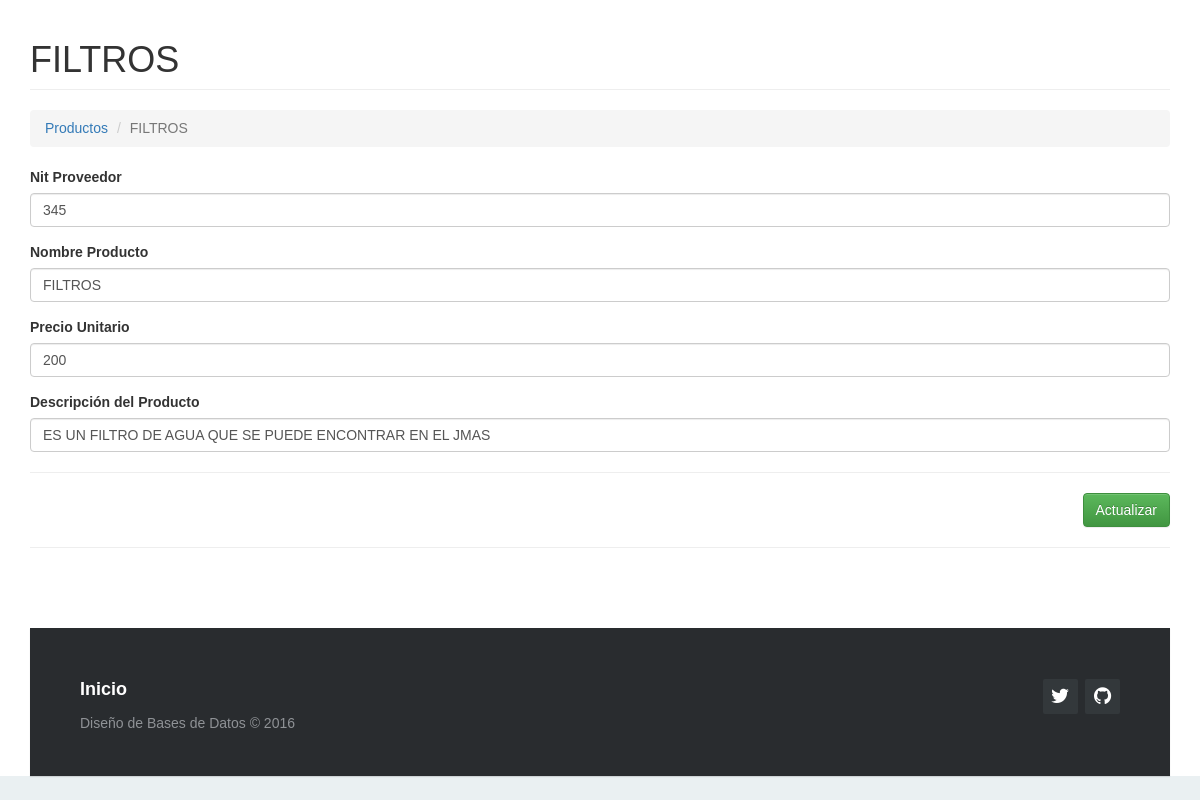
The app's page /?c=producto&a=Crud&idProducto=23 with its own data.
### tables this page shows
CREATE TABLE `producto` (
  `idProducto` int(10) UNSIGNED NOT NULL,
  `nit` varchar(20) NOT NULL,
  `nomprod` varchar(100) NOT NULL,
  `precioU` float NOT NULL,
  `descrip` text DEFAULT NULL
);

### Controller/producto.controller.php (called while the page is built, shortened)
<?php
require_once 'model/producto.php';
class ProductoController{
    private $model;
    public function __CONSTRUCT(){
        $this->model = new producto();
    }
    public function Crud(){
        $prod = new producto();
        if(isset($_REQUEST['idProducto'])){
            $prod = $this->model->Obtener($_REQUEST['idProducto']);
        }
        require_once 'view/header.php';
        require_once 'view/producto/producto-editar.php';
        require_once 'view/footer.php';
    }
}

### Model/database.php (called while the page is built)
<?php
class Database
{
    public static function Conectar()
    {
        $pdo = new PDO('mysql:host=localhost;dbname=mvc_php;charset=utf8', 'root', '');
        $pdo->setAttribute(PDO::ATTR_ERRMODE, PDO::ERRMODE_EXCEPTION);
        return $pdo;
    }
}

### Model/producto.php (called while the page is built, shortened)
<?php
class producto
{
	private $pdo;
	public function __CONSTRUCT()
	{
		try
		{
			$this->pdo = Database::Conectar();
		}
		catch(Exception $e)
		{
			die($e->getMessage());
		}
	}
	public function Obtener($idProducto)
	{
		try
		{
			$stm = $this->pdo->prepare("SELECT * FROM producto WHERE idProducto = ?");
			$stm->execute(array($idProducto));
			return $stm->fetch(PDO::FETCH_OBJ);
		} catch (Exception $e)
		{
			die($e->getMessage());
		}
	}
}

### View/producto/producto-editar.php (the view, shortened to what this page needs)
<h1 class="page-header">
    <?php echo $prod->idProducto != null ? $prod->nomprod : 'Nuevo Registro'; ?>
</h1>
<ol class="breadcrumb">
  <li><a href="?c=producto">Productos</a></li>
  <li class="active"><?php echo $prod->idProducto != null ? $prod->nomprod : 'Nuevo Registro'; ?></li>
</ol>
<form id="frm-producto" action="?c=producto&a=Editar" method="post" enctype="multipart/form-data">
    <div class="form-group">
        <label>Nit Proveedor</label>
        <input type="text" name="nit" value="<?php echo $prod->nit; ?>" class="form-control" placeholder="Ingrese NIT Proveedor" data-validacion-tipo="requerido|min:20" />
    </div>
    <div class="form-group">
        <label>Nombre Producto</label>
        <input type="text" name="nomprod" value="<?php echo $prod->nomprod; ?>" class="form-control" placeholder="Ingrese nombre producto" data-validacion-tipo="requerido|min:100" />
    </div>
    <div class="form-group">
        <label>Precio Unitario</label>
        <input type="text" name="precioU" value="<?php echo $prod->precioU; ?>" class="form-control" placeholder="Ingrese precio unitario" data-validacion-tipo="requerido|min:20" />
    </div>
    <div class="form-group">
        <label>Descripción del Producto</label>
        <input type="text" name="descrip" value="<?php echo $prod->descrip; ?>" class="form-control" placeholder="Ingrese descripción producto" data-validacion-tipo="requerido|min:240" />
    </div>
    <hr />
    <div class="text-right">
        <button class="btn btn-success">Actualizar</button>
    </div>
</form>

### assets/css/demo.css (style rules this page uses)
* { padding:0; margin:0; }
html { background-color: #eaf0f2; }
body { font:14px/1.5 Arial, Helvetica, sans-serif; }

### records on screen
producto: nomprod "FILTROS", nit "345", precioU "200", descrip "ES UN FILTRO DE AGUA QUE SE PUEDE ENCONTRAR EN EL JMAS"
